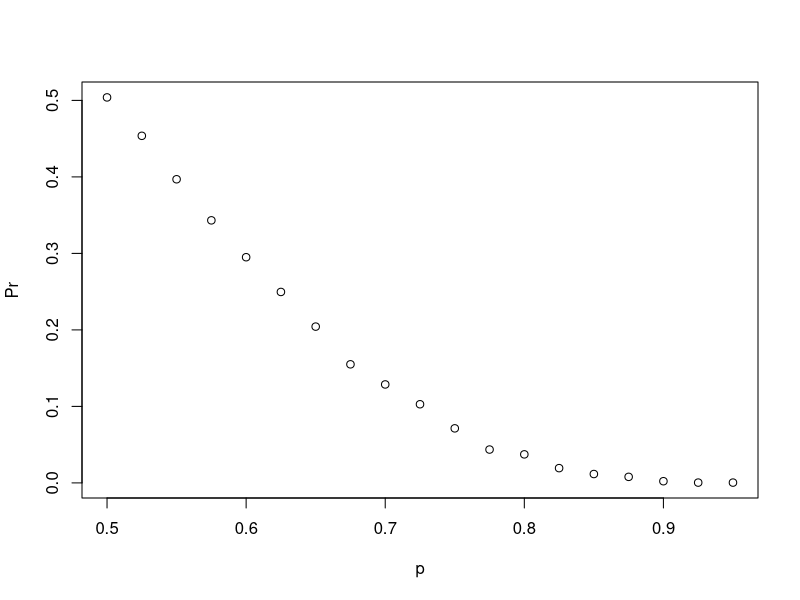
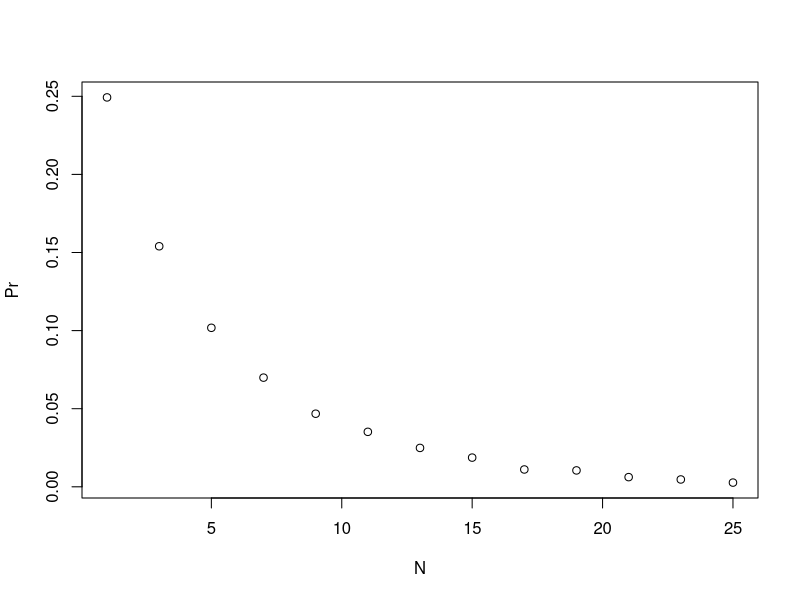

Source code (R) for these figures, in order:
#3.Prob 1.3 addition rule and Monty Hall

#1 - what is the probability that the team will with the series?
n <- 6 #number of remaining games in series
outcomes <- c(0,1) #possible outcomes
l <- rep(list(outcomes), n) #list of all possible outcomes in remaining games
possibilities <- expand.grid(l) #data frame that contains all combinations of possible outcomes
results <- rowSums(possibilities) > 3 #vector that indicates whether each row in the data frame contains enough wins to win the series
mean(results) #proportion the team wins the series


#2 Monte Carlo of above problem
B <- 10000 #number of times we want to run the simulation
results <- replicate(B, { #replicate a simulated series for B iterations and determine if that series has enough wins to win the series
  simulated_series <- sample(c(0,1), 6, replace = TRUE)
  sum(simulated_series) > 3
})
mean(results) #proportion the team wins the series

#3 Teams A and B play a series
p <- seq(0.5, 0.95, 0.025) #probability that team A will win
prob_win <- function(p){ #given p, the probability of winning the series for Team B
  B <- 10000
  result <- replicate(B, {
    b_win <- sample(c(1,0), 7, replace = TRUE, prob = c(1-p, p))
  sum(b_win) >=4
  })
mean(result)}
Pr <- sapply(p, prob_win) #apply prob_win across vector of probabilities that A will win to determinw the probability that B will win
plot(p, Pr)

#repeat exercise above but keep probability for Team A to win = 0.75 and compute for different series lengths
prob_win <- function(N, p=0.75){ #probability of team B winning the series
  B <- 10000
  result <- replicate(B, {
    b_win <- sample(c(1,0), N, replace = TRUE, prob = c(1-p, p))
    sum(b_win)>= (N+1)/2
  })
mean(result)
}
N <- seq(1, 25, 2) #vector for series length.  options are 1-25 gaes, odd numbers only
Pr <- sapply(N, prob_win) # probability that team B will win across vector of series length
plot(N, Pr) #plot number of games vs Pr team B will win

#monty hall - stick to original door pick
B <- 10000
stick <- replicate(B, {
  doors <- as.character(1:3)
  prize <- sample(c("car", "goat", "goat"))
  prize_door <- doors[prize == "car"]
  my_pick <- sample(doors, 1)
  show <- sample(doors[!doors %in% c(my_pick, prize_door)],1)
  stick <- my_pick
  stick == prize_door
})
mean(stick)

#monty hall - switch from original door pick
switch <- replicate(B, {
  doors <- as.character(1:3)
  prize <- sample(c("car", "goat", "goat"))
  prize_door <- doors[prize == "car"]
  my_pick <- sample(doors, 1)
  show <- sample(doors[!doors %in% c(my_pick, prize_door)],1)
  stick <- my_pick
  switch <- doors[!doors %in% c(my_pick, show)]
  switch == prize_door
})
mean(switch)
